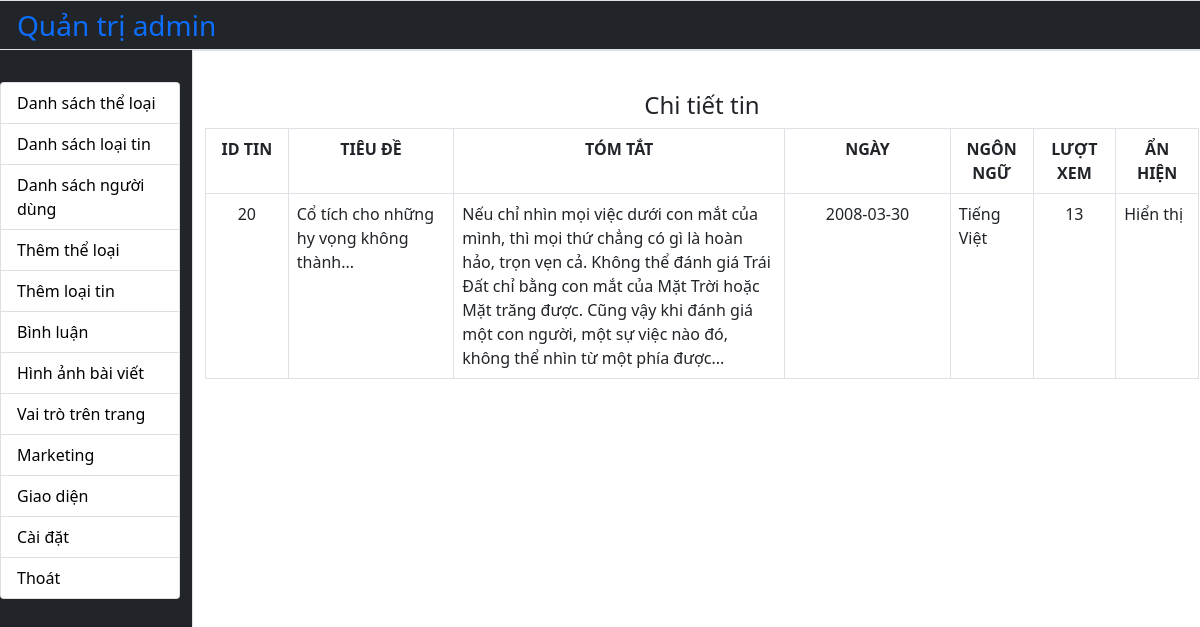
The page /tintuc/quantri/index.php?page=tin&idTin=20 (signed in) on the database its author committed.
### tables this page shows
CREATE TABLE `tin` (
  `idTin` int(11) NOT NULL,
  `lang` char(2) NOT NULL DEFAULT 'vi',
  `TieuDe` varchar(255) NOT NULL DEFAULT '',
  `TomTat` varchar(1000) DEFAULT NULL,
  `urlHinh` varchar(255) DEFAULT NULL,
  `Ngay` date DEFAULT current_timestamp(),
  `idUser` int(11) NOT NULL DEFAULT 0,
  `Content` text DEFAULT NULL,
  `idLT` int(11) NOT NULL DEFAULT 0,
  `idTL` int(11) DEFAULT 1,
  `SoLanXem` int(11) DEFAULT 0,
  `NoiBat` tinyint(1) DEFAULT 0,
  `AnHien` tinyint(1) DEFAULT 1,
  `tags` varchar(2000) DEFAULT NULL
);

### tintuc/quantri/functions.php (called while the page is built, shortened)
<?php
$host = 'localhost';
$dbname = 'php1_news';
$userdb = 'root';
$passdb = '';
$conn = new PDO("mysql:host=$host;dbname=$dbname;charset=utf8", $userdb, $passdb);
$conn->setAttribute(PDO::ATTR_ERRMODE, PDO::ERRMODE_EXCEPTION);
?>
<?php
function layTin($id=0){
    try{
        $sql="SELECT idTin,TieuDe,Tomtat,Ngay,urlHinh,lang,AnHien,SoLanXem FROM tin WHERE idTin=$id AND AnHien=1";
        global $conn;
        $kq= $conn->query($sql);
        return $kq;
    }catch (Exception $e){
        die("Lỗi trong hàm ".__FUNCTION__.":" .$e->getMessage());
    }
}
?>

### tintuc/quantri/tin.php (the view)
<?php
$idTin = $_GET['idTin'];
settype($idTin, "int");
$listTin = layTin($idTin);
?>
<link rel="stylesheet" href="https://cdn.jsdelivr.net/npm/bootstrap@5.1.0/dist/css/bootstrap.min.css">
<h4 class="col-10 m-auto p-2 text-center">Chi tiết tin</h4>
<table class="table table-bordered">
    <tr>
        <th class="col-1 m-auto p-2 text-center">ID TIN</th>
        <th class="col-2 m-auto p-2 text-center">TIÊU ĐỀ</th>
        <th class="col-4 m-auto p-2 text-center">TÓM TẮT</th>
        <th class="col-2 m-auto p-2 text-center">NGÀY</th>
        <th class="col-1 m-auto p-2 text-center">NGÔN NGỮ</th>
        <th class="col-1 m-auto p-2 text-center">LƯỢT XEM</th>
        <th class="col-5 m-auto p-2 text-center">ẨN HIỆN</th>
    </tr>
    <?php foreach ($listTin as $row) { ?>
        <tr>
            <td class="text-center"><?= $row['idTin'] ?></td>
            <td><?= $row['TieuDe'] ?></td>
            <td><?= $row['Tomtat'] ?></td>
            <td class="text-center"><?= $row['Ngay'] ?></td>
            <td><?= ($row['lang']) == 'vi' ? "Tiếng Việt" : "Tiếng Anh" ?></td>
            <td class="text-center"><?= $row['SoLanXem'] ?></td>
            <td><?= ($row['AnHien'] ? "Hiển thị" : "Ẩn") ?></td>
        </tr>
    <?php } ?>
</table>

### rows shown on the page
tin: idTin "20", TieuDe "Cổ tích cho những hy vọng không thành...", TomTat "Nếu chỉ nhìn mọi việc dưới con mắt của mình, thì mọi thứ chẳng có gì là hoàn hảo, trọn vẹn cả. Không thể đánh giá Trái Đất chỉ bằng con mắt của Mặt Trời hoặc Mặt trăng được. Cũng vậy khi đánh giá một con người, một sự việc nào đó, không thể nhìn từ một phía được...", Ngay "2008-03-30", lang "Tiếng Việt", SoLanXem "13", AnHien "Hiển thị"
